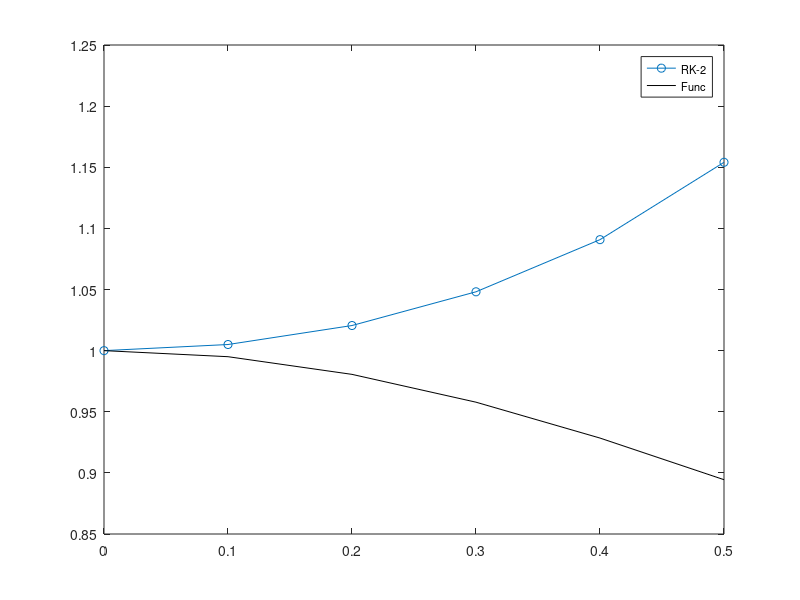

Here is the MATLAB script that generated this plot:
% if you do not have enough theoretical knowledge on this subject,
% you can watch these videos
% [ENG]https://www.youtube.com/playlist?list=PL9C549A03F84233ED
x0 = 0; y0 = 1; h = 0.1;
fxy = @(x, y) (x * y^3);
fg = @(x) ((1 ./ (1 + x^2)).^(1/2));

for i = 1:6
    n(i) = i;     x(i) = x0;     y(i) = y0;
    f(i) = fg(x0);
    
    k1(i) = fxy(x0, y0);
    x0 = x0 + h;
    y0 = y0 + h * k1(i);
    k2(i) = fxy(x0, y0);
    y0 = y(i) + (h / 2) * (k1(i) + k2(i));
end;

d = ['n' ' x' ' y' ' f' ' k1' ' k2'];
fprintf('  n\t x\t  y\t   f\t  k1\t  k2\n');
disp(d);
plot(x, y, 'o-', x, f, 'k');
et2 = legend('RK-2', 'Func'); set(et2, 'FontSize', 8);
